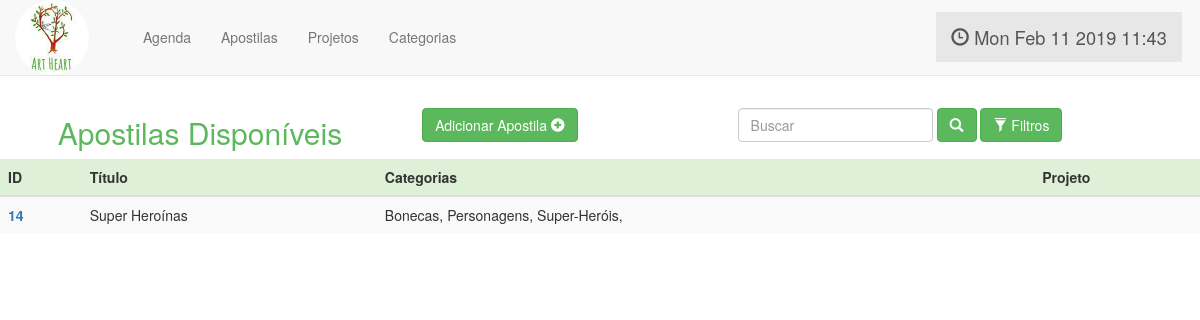
The app's page /search/ with its own data.
### Materials/models.py (models this page shows, shortened)
class Apostila(models.Model):
    id = models.AutoField(primary_key=True)
    title = models.CharField('Título', max_length=100, default='Sem Título')
    description = models.TextField('Descrição', blank=True)
    author = models.CharField('Autor', max_length=50, blank=True)
    submissionDate = models.DateField(auto_now_add=True)
    project = models.ManyToManyField(Project, blank=True, null=True, help_text="Opcional. Adicione se a apostila faz parte de algum projeto.")
    categories = models.ManyToManyField(Categoria, blank=True)
    file = models.FileField(blank=True, help_text="Se estiver modificando o arquivo da Apostila, NÃO SELECIONE limpar e outro arquivo ao mesmo tempo.")
    url = models.URLField('URL', blank=True)

class Categoria(models.Model):
    category = models.CharField('Categoria', max_length=100)

### Materials/views.py (the view, shortened to what this page needs)
# urls.py: path('search/', materialsViews.search, name='url_search'),
def search(request):
    data = {}
    projs = Project.objects.all()
    cats = Categoria.objects.all()
    data['projects'] = projs
    data['categories'] = cats
    aps = Apostila.objects.all()
    data['entries'] = aps
    return render(request, 'Materials/search.html', data)

### Materials/templates/Materials/search.html (shortened to what this page needs)
{% extends 'Planner/base.html' %}
{% load staticfiles %}
{% block content %}
<div class="conteiner-fluid">
                <div class="col-md-4">
                        <h2>Apostilas Disponíveis</h2>
                </div>
                <div class="col-md-2 center">
                    <a class="btn btn-success" href="{% url 'url_detail' -1 %}">Adicionar Apostila <span class="glyphicon glyphicon-plus-sign"></span></a>
                </div>
		<div class="col-md-6 center">
            <form action="{% url 'url_search' %}" method="GET">
                <div class="form-inline">
                <input class="form-control" type="text" name="search" placeholder="Buscar">
                <button type="submit" class="btn btn-success"><span class="glyphicon glyphicon-search"></span></button>
                    <button type="button" class="btn btn-success" data-toggle="collapse" data-target="#filters"><span class="glyphicon glyphicon-filter"></span> Filtros</button>
                </div>
            </form>
        </div>
	</div>
<table class="table table-hover table-striped" style="margin-top: 2%">
    <thead>
      <tr class="bg-success">
        <th scope="col">ID</th>
        <th scope="col">Título</th>
        <th scope="col">Categorias</th>
        <th scope="col">Projeto</th>
      </tr>
    </thead>
    <tbody>
    {% for ap in entries %}
        <tr>
            <th scope="row"><a href="{% url 'url_detail' ap.id %}">{{ ap.id|safe }}</a></th>
            <td title="{{ ap.description }}">{{ ap.title }}</td>
            <td>{% for cat in ap.categories.all %}
                {{ cat.category }},
                {% endfor %}
            </td>
            <td>
            </td>
        </tr>
    {% endfor %}
    </tbody>
  </table>
{% endblock %}

### Materials/templates/Materials/search.html (style rules this page uses)
h2 { text-align: center; color: #5cb85c; }
.center { text-align: center; margin-top: 1%; }

### records on screen
Apostila: id "14", title "Super Heroínas"
Categoria: category "Bonecas"
Categoria: category "Personagens"
Categoria: category "Super-Heróis"
